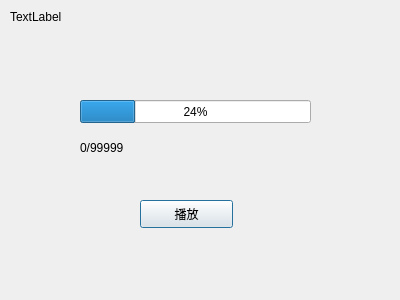
<?xml version="1.0" encoding="UTF-8"?>
<ui version="4.0">
 <class>FileDialog</class>
 <widget class="QDialog" name="FileDialog">
  <property name="geometry">
   <rect>
    <x>0</x>
    <y>0</y>
    <width>400</width>
    <height>300</height>
   </rect>
  </property>
  <property name="windowTitle">
   <string>Dialog</string>
  </property>
  <widget class="QProgressBar" name="progressBar">
   <property name="geometry">
    <rect>
     <x>80</x>
     <y>100</y>
     <width>231</width>
     <height>23</height>
    </rect>
   </property>
   <property name="value">
    <number>24</number>
   </property>
  </widget>
  <widget class="QLabel" name="hintLabel">
   <property name="geometry">
    <rect>
     <x>80</x>
     <y>140</y>
     <width>121</width>
     <height>16</height>
    </rect>
   </property>
   <property name="text">
    <string>0/99999</string>
   </property>
  </widget>
  <widget class="QPushButton" name="playPushButton">
   <property name="geometry">
    <rect>
     <x>140</x>
     <y>200</y>
     <width>93</width>
     <height>28</height>
    </rect>
   </property>
   <property name="text">
    <string>播放</string>
   </property>
  </widget>
  <widget class="QLabel" name="fileNameLabel">
   <property name="geometry">
    <rect>
     <x>10</x>
     <y>10</y>
     <width>331</width>
     <height>21</height>
    </rect>
   </property>
   <property name="text">
    <string>TextLabel</string>
   </property>
   <property name="alignment">
    <set>Qt::AlignLeading|Qt::AlignLeft|Qt::AlignTop</set>
   </property>
  </widget>
 </widget>
 <resources/>
 <connections/>
</ui>
